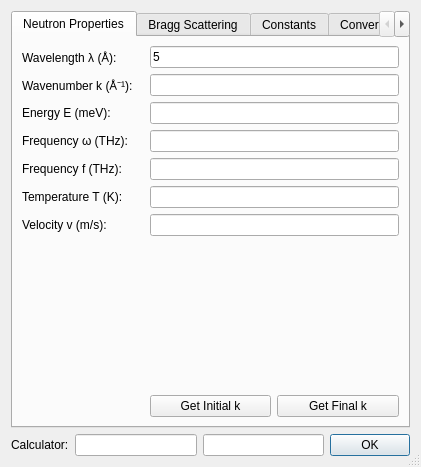
<?xml version="1.0" encoding="UTF-8"?>
<ui version="4.0">
 <class>NeutronDlg</class>
 <widget class="QDialog" name="NeutronDlg">
  <property name="geometry">
   <rect>
    <x>0</x>
    <y>0</y>
    <width>421</width>
    <height>467</height>
   </rect>
  </property>
  <property name="windowTitle">
   <string>Basic Neutron Properties</string>
  </property>
  <property name="sizeGripEnabled">
   <bool>true</bool>
  </property>
  <layout class="QGridLayout" name="gridLayout_5">
   <item row="1" column="0">
    <widget class="QLabel" name="label_8">
     <property name="text">
      <string>Calculator:</string>
     </property>
    </widget>
   </item>
   <item row="1" column="1">
    <widget class="QLineEdit" name="editEval"/>
   </item>
   <item row="1" column="3">
    <widget class="QDialogButtonBox" name="buttonBox">
     <property name="sizePolicy">
      <sizepolicy hsizetype="Fixed" vsizetype="Fixed">
       <horstretch>0</horstretch>
       <verstretch>0</verstretch>
      </sizepolicy>
     </property>
     <property name="orientation">
      <enum>Qt::Horizontal</enum>
     </property>
     <property name="standardButtons">
      <set>QDialogButtonBox::Ok</set>
     </property>
    </widget>
   </item>
   <item row="0" column="0" colspan="4">
    <widget class="QTabWidget" name="tabWidget">
     <property name="currentIndex">
      <number>0</number>
     </property>
     <widget class="QWidget" name="tab">
      <attribute name="title">
       <string>Neutron Properties</string>
      </attribute>
      <layout class="QGridLayout" name="gridLayout">
       <item row="0" column="0">
        <widget class="QLabel" name="label">
         <property name="sizePolicy">
          <sizepolicy hsizetype="Minimum" vsizetype="Preferred">
           <horstretch>0</horstretch>
           <verstretch>0</verstretch>
          </sizepolicy>
         </property>
         <property name="text">
          <string>Wavelength λ (Å):</string>
         </property>
        </widget>
       </item>
       <item row="0" column="1" colspan="2">
        <widget class="QLineEdit" name="editLam">
         <property name="text">
          <string>5</string>
         </property>
         <property name="alignment">
          <set>Qt::AlignLeading|Qt::AlignLeft|Qt::AlignVCenter</set>
         </property>
        </widget>
       </item>
       <item row="1" column="0">
        <widget class="QLabel" name="label_2">
         <property name="sizePolicy">
          <sizepolicy hsizetype="Minimum" vsizetype="Preferred">
           <horstretch>0</horstretch>
           <verstretch>0</verstretch>
          </sizepolicy>
         </property>
         <property name="text">
          <string>Wavenumber k (Å⁻¹):</string>
         </property>
        </widget>
       </item>
       <item row="1" column="1" colspan="2">
        <widget class="QLineEdit" name="editK">
         <property name="alignment">
          <set>Qt::AlignLeading|Qt::AlignLeft|Qt::AlignVCenter</set>
         </property>
        </widget>
       </item>
       <item row="2" column="0">
        <widget class="QLabel" name="label_3">
         <property name="sizePolicy">
          <sizepolicy hsizetype="Minimum" vsizetype="Preferred">
           <horstretch>0</horstretch>
           <verstretch>0</verstretch>
          </sizepolicy>
         </property>
         <property name="text">
          <string>Energy E (meV):</string>
         </property>
        </widget>
       </item>
       <item row="2" column="1" colspan="2">
        <widget class="QLineEdit" name="editE">
         <property name="alignment">
          <set>Qt::AlignLeading|Qt::AlignLeft|Qt::AlignVCenter</set>
         </property>
        </widget>
       </item>
       <item row="3" column="0">
        <widget class="QLabel" name="label_7">
         <property name="sizePolicy">
          <sizepolicy hsizetype="Minimum" vsizetype="Preferred">
           <horstretch>0</horstretch>
           <verstretch>0</verstretch>
          </sizepolicy>
         </property>
         <property name="text">
          <string>Frequency ω (THz):</string>
         </property>
        </widget>
       </item>
       <item row="3" column="1" colspan="2">
        <widget class="QLineEdit" name="editOm">
         <property name="alignment">
          <set>Qt::AlignLeading|Qt::AlignLeft|Qt::AlignVCenter</set>
         </property>
        </widget>
       </item>
       <item row="4" column="0">
        <widget class="QLabel" name="label_6">
         <property name="text">
          <string>Frequency f (THz):</string>
         </property>
        </widget>
       </item>
       <item row="4" column="1" colspan="2">
        <widget class="QLineEdit" name="editF">
         <property name="alignment">
          <set>Qt::AlignLeading|Qt::AlignLeft|Qt::AlignVCenter</set>
         </property>
        </widget>
       </item>
       <item row="5" column="0">
        <widget class="QLabel" name="label_4">
         <property name="sizePolicy">
          <sizepolicy hsizetype="Minimum" vsizetype="Preferred">
           <horstretch>0</horstretch>
           <verstretch>0</verstretch>
          </sizepolicy>
         </property>
         <property name="text">
          <string>Temperature T (K):</string>
         </property>
        </widget>
       </item>
       <item row="5" column="1" colspan="2">
        <widget class="QLineEdit" name="editT">
         <property name="alignment">
          <set>Qt::AlignLeading|Qt::AlignLeft|Qt::AlignVCenter</set>
         </property>
        </widget>
       </item>
       <item row="6" column="0">
        <widget class="QLabel" name="label_5">
         <property name="sizePolicy">
          <sizepolicy hsizetype="Minimum" vsizetype="Preferred">
           <horstretch>0</horstretch>
           <verstretch>0</verstretch>
          </sizepolicy>
         </property>
         <property name="text">
          <string>Velocity v (m/s):</string>
         </property>
        </widget>
       </item>
       <item row="6" column="1" colspan="2">
        <widget class="QLineEdit" name="editV">
         <property name="alignment">
          <set>Qt::AlignLeading|Qt::AlignLeft|Qt::AlignVCenter</set>
         </property>
        </widget>
       </item>
       <item row="7" column="0" colspan="3">
        <spacer name="verticalSpacer">
         <property name="orientation">
          <enum>Qt::Vertical</enum>
         </property>
         <property name="sizeHint" stdset="0">
          <size>
           <width>20</width>
           <height>40</height>
          </size>
         </property>
        </spacer>
       </item>
       <item row="8" column="1">
        <widget class="QPushButton" name="btnSyncKi">
         <property name="text">
          <string>Get Initial k</string>
         </property>
        </widget>
       </item>
       <item row="8" column="2">
        <widget class="QPushButton" name="btnSyncKf">
         <property name="text">
          <string>Get Final k</string>
         </property>
        </widget>
       </item>
      </layout>
     </widget>
     <widget class="QWidget" name="tab_3">
      <attribute name="title">
       <string>Bragg Scattering</string>
      </attribute>
      <layout class="QGridLayout" name="gridLayout_3">
       <item row="0" column="0">
        <widget class="QGroupBox" name="groupBox_3">
         <property name="title">
          <string>Real</string>
         </property>
         <layout class="QFormLayout" name="formLayout_2">
          <item row="0" column="1">
           <widget class="QLineEdit" name="editBraggDirN">
            <property name="text">
             <string>1</string>
            </property>
           </widget>
          </item>
          <item row="1" column="1">
           <widget class="QLineEdit" name="editBraggDirLam">
            <property name="text">
             <string>5</string>
            </property>
           </widget>
          </item>
          <item row="2" column="1">
           <widget class="QLineEdit" name="editBraggDirD">
            <property name="text">
             <string>3</string>
            </property>
           </widget>
          </item>
          <item row="3" column="1">
           <widget class="QLineEdit" name="editBraggDirT">
            <property name="enabled">
             <bool>true</bool>
            </property>
           </widget>
          </item>
          <item row="1" column="0">
           <widget class="QRadioButton" name="radioBraggDirLam">
            <property name="text">
             <string>λ (Å):</string>
            </property>
           </widget>
          </item>
          <item row="2" column="0">
           <widget class="QRadioButton" name="radioBraggDirD">
            <property name="text">
             <string>d (Å):</string>
            </property>
           </widget>
          </item>
          <item row="3" column="0">
           <widget class="QRadioButton" name="radioBraggDirTT">
            <property name="text">
             <string>θ, 2θ (deg):</string>
            </property>
            <property name="checked">
             <bool>true</bool>
            </property>
           </widget>
          </item>
          <item row="0" column="0">
           <widget class="QLabel" name="label_18">
            <property name="text">
             <string>n:</string>
            </property>
           </widget>
          </item>
          <item row="4" column="1">
           <widget class="QLineEdit" name="editBraggDirTT">
            <property name="enabled">
             <bool>true</bool>
            </property>
           </widget>
          </item>
         </layout>
        </widget>
       </item>
       <item row="1" column="0">
        <widget class="QGroupBox" name="groupBox_4">
         <property name="title">
          <string>Reciprocal</string>
         </property>
         <layout class="QFormLayout" name="formLayout_3">
          <item row="0" column="1">
           <widget class="QLineEdit" name="editBraggReciN">
            <property name="text">
             <string>1</string>
            </property>
           </widget>
          </item>
          <item row="1" column="1">
           <widget class="QLineEdit" name="editBraggReciLam">
            <property name="text">
             <string>5</string>
            </property>
           </widget>
          </item>
          <item row="2" column="1">
           <widget class="QLineEdit" name="editBraggReciQ">
            <property name="text">
             <string>0.5</string>
            </property>
           </widget>
          </item>
          <item row="3" column="1">
           <widget class="QLineEdit" name="editBraggReciT">
            <property name="enabled">
             <bool>true</bool>
            </property>
           </widget>
          </item>
          <item row="1" column="0">
           <widget class="QRadioButton" name="radioBraggReciLam">
            <property name="text">
             <string>λ (Å):</string>
            </property>
           </widget>
          </item>
          <item row="2" column="0">
           <widget class="QRadioButton" name="radioBraggReciQ">
            <property name="text">
             <string>Q (Å⁻¹):</string>
            </property>
           </widget>
          </item>
          <item row="3" column="0">
           <widget class="QRadioButton" name="radioBraggReciTT">
            <property name="text">
             <string>θ, 2θ (deg):</string>
            </property>
            <property name="checked">
             <bool>true</bool>
            </property>
           </widget>
          </item>
          <item row="0" column="0">
           <widget class="QLabel" name="label_19">
            <property name="text">
             <string>n:</string>
            </property>
           </widget>
          </item>
          <item row="4" column="1">
           <widget class="QLineEdit" name="editBraggReciTT">
            <property name="enabled">
             <bool>true</bool>
            </property>
           </widget>
          </item>
         </layout>
        </widget>
       </item>
      </layout>
     </widget>
     <widget class="QWidget" name="tab_2">
      <attribute name="title">
       <string>Constants</string>
      </attribute>
      <layout class="QGridLayout" name="gridLayout_2">
       <item row="0" column="0" colspan="2">
        <widget class="QTableWidget" name="tableConst">
         <property name="alternatingRowColors">
          <bool>true</bool>
         </property>
         <property name="selectionBehavior">
          <enum>QAbstractItemView::SelectRows</enum>
         </property>
         <property name="sortingEnabled">
          <bool>true</bool>
         </property>
         <attribute name="verticalHeaderVisible">
          <bool>false</bool>
         </attribute>
         <column>
          <property name="text">
           <string>Variable</string>
          </property>
         </column>
         <column>
          <property name="text">
           <string>Name</string>
          </property>
         </column>
         <column>
          <property name="text">
           <string>CODATA Value</string>
          </property>
         </column>
        </widget>
       </item>
      </layout>
     </widget>
     <widget class="QWidget" name="tab_4">
      <attribute name="title">
       <string>Conversions</string>
      </attribute>
      <layout class="QGridLayout" name="gridLayout_4">
       <item row="0" column="0" colspan="3">
        <widget class="QTableWidget" name="tableConv">
         <property name="alternatingRowColors">
          <bool>true</bool>
         </property>
         <property name="selectionBehavior">
          <enum>QAbstractItemView::SelectRows</enum>
         </property>
         <property name="sortingEnabled">
          <bool>true</bool>
         </property>
         <attribute name="verticalHeaderVisible">
          <bool>false</bool>
         </attribute>
         <column>
          <property name="text">
           <string>Conversion</string>
          </property>
         </column>
         <column>
          <property name="text">
           <string>Factor</string>
          </property>
         </column>
        </widget>
       </item>
      </layout>
     </widget>
    </widget>
   </item>
   <item row="1" column="2">
    <widget class="QLineEdit" name="editEvalRes"/>
   </item>
  </layout>
 </widget>
 <tabstops>
  <tabstop>tabWidget</tabstop>
  <tabstop>editLam</tabstop>
  <tabstop>editK</tabstop>
  <tabstop>editE</tabstop>
  <tabstop>editOm</tabstop>
  <tabstop>editF</tabstop>
  <tabstop>editT</tabstop>
  <tabstop>editV</tabstop>
  <tabstop>btnSyncKi</tabstop>
  <tabstop>btnSyncKf</tabstop>
  <tabstop>editEval</tabstop>
  <tabstop>editEvalRes</tabstop>
  <tabstop>buttonBox</tabstop>
  <tabstop>editBraggDirN</tabstop>
  <tabstop>radioBraggDirLam</tabstop>
  <tabstop>editBraggDirLam</tabstop>
  <tabstop>radioBraggDirD</tabstop>
  <tabstop>editBraggDirD</tabstop>
  <tabstop>radioBraggDirTT</tabstop>
  <tabstop>editBraggDirT</tabstop>
  <tabstop>editBraggDirTT</tabstop>
  <tabstop>editBraggReciN</tabstop>
  <tabstop>radioBraggReciLam</tabstop>
  <tabstop>editBraggReciLam</tabstop>
  <tabstop>radioBraggReciQ</tabstop>
  <tabstop>editBraggReciQ</tabstop>
  <tabstop>radioBraggReciTT</tabstop>
  <tabstop>editBraggReciT</tabstop>
  <tabstop>editBraggReciTT</tabstop>
  <tabstop>tableConst</tabstop>
  <tabstop>tableConv</tabstop>
 </tabstops>
 <resources/>
 <connections>
  <connection>
   <sender>buttonBox</sender>
   <signal>accepted()</signal>
   <receiver>NeutronDlg</receiver>
   <slot>accept()</slot>
   <hints>
    <hint type="sourcelabel">
     <x>257</x>
     <y>457</y>
    </hint>
    <hint type="destinationlabel">
     <x>157</x>
     <y>274</y>
    </hint>
   </hints>
  </connection>
  <connection>
   <sender>buttonBox</sender>
   <signal>rejected()</signal>
   <receiver>NeutronDlg</receiver>
   <slot>reject()</slot>
   <hints>
    <hint type="sourcelabel">
     <x>325</x>
     <y>457</y>
    </hint>
    <hint type="destinationlabel">
     <x>286</x>
     <y>274</y>
    </hint>
   </hints>
  </connection>
 </connections>
</ui>
